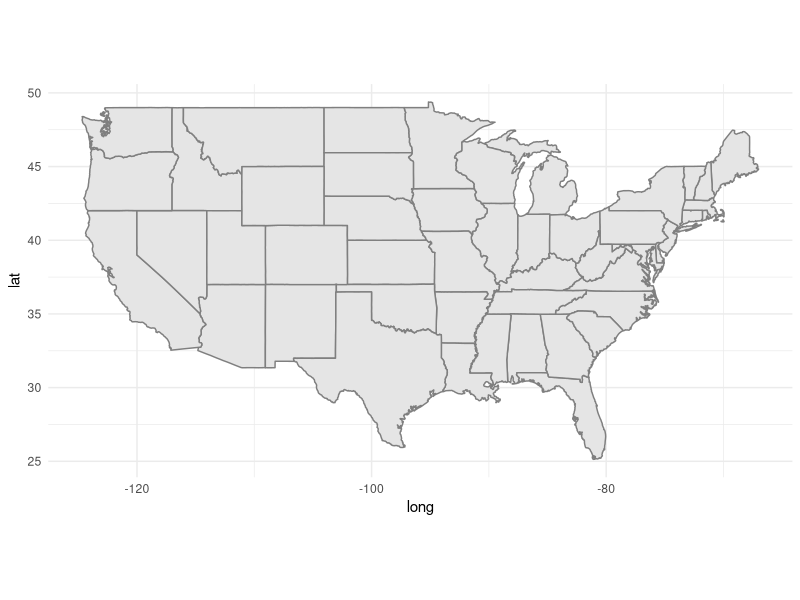

This chart was generated by the following R code:
## ---- chunk 1
library(tidyverse)

states <- map_data("state")

ggplot() +
  geom_polygon(data = states,
               aes(x = long, y = lat, group = group),
               fill = "grey90",
               colour = "grey50") +
  coord_quickmap() +
  theme_minimal()
